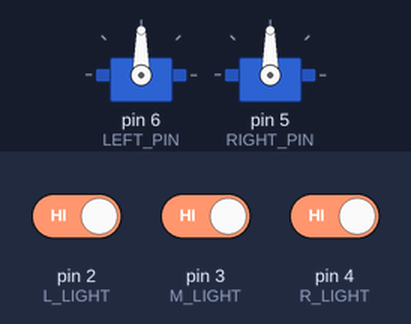
Simulated run of this sketch. Board: Arduino Uno, built with avr-gcc and run on an emulated ATmega328P. Parts: 2 × servo. Inputs (shaded band) come from the test bench; at power-on: pin 2 (L_LIGHT) HIGH, pin 4 (R_LIGHT) HIGH, pin 3 (M_LIGHT) HIGH.

Above: at 1.2 s.
1.3 s: pin 2 (L_LIGHT) driven LOW
At 1.9 s:
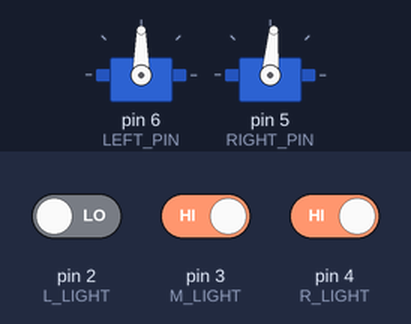
2.8 s: pin 4 (R_LIGHT) driven LOW
At 4.0 s:
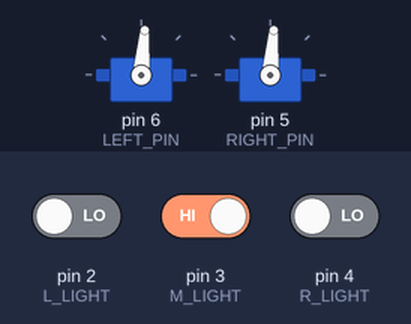
4.3 s: pin 3 (M_LIGHT) driven LOW
At 4.48 s:
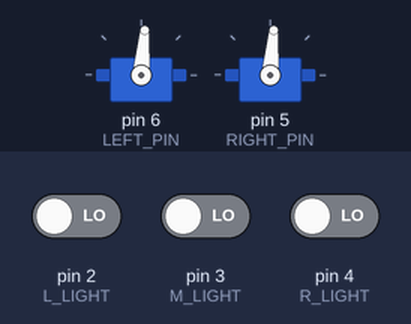
Timing chart, 0 to 13.3 s (numbered marks = the images above; inputs shaded):
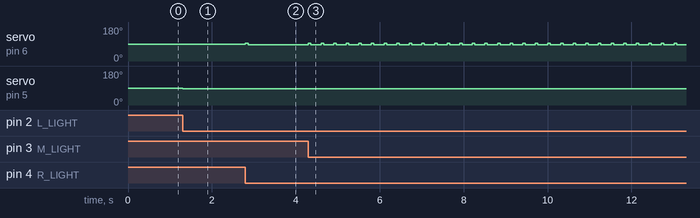

Measured:
- after the input at 1.3 s, servo on pin 5 (RIGHT_PIN): 90° → 85° at once
- after the input at 2.8 s, servo on pin 6 (LEFT_PIN): 90° → 94° at once, → 85° 0.06 s later
- after the input at 4.3 s, servo on pin 6 (LEFT_PIN): alternates 94° for 0.06 s and 85° for 0.24 s, starting at once

The sketch:

PID_Testing.ino
```cpp
#include <Servo.h>

Servo left;
Servo right;

// light sensor constants
// pin constants
const int L_LIGHT    = 2;
const int R_LIGHT    = 4;
const int M_LIGHT    = 3;
const int LEFT_PIN   = 6;
const int RIGHT_PIN  = 5;
const int STOP = 90;
const int BASE_SPEED = 5;
const int K1 = 50;
const int K2 = 30;
int l_light = 0;
int r_light = 0;
int m_light = 0;
int wait = 1000;
int turn_wait = 900;

void setup() {
  Serial.begin(9600); // read analog input
  left.attach(LEFT_PIN);
  right.attach(RIGHT_PIN);


}
// main function
void loop() {
  l_light = digitalRead(L_LIGHT);
  r_light = digitalRead(R_LIGHT);
  m_light = digitalRead(M_LIGHT);

  if (l_light == 0 && r_light == 0) {
      full_left();

  }

  LINE_FOLLOWING(100);

}

void move_forward(){
  left.write(L_FORWARD(100));
  right.write(R_FORWARD(100));
}

void turn_right(){
  left.write(L_FORWARD(100));
  right.write(STOP);
}

void turn_left(){
  left.write(STOP);
  right.write(R_FORWARD(100));
}

void stop_moving(){
  left.write(STOP);
  right.write(STOP);
}


void full_left(){
  move_forward();
  delay(300/BASE_SPEED);
  right.write(R_FORWARD(100));
  left.write(L_BACKWARD(100));
  delay(1200/BASE_SPEED);
  m_light = digitalRead(M_LIGHT);
    while(m_light == 1){ //  not on white
      if(m_light == 0) {
        break;
      }
      m_light = digitalRead(M_LIGHT);
    }
}


int R_FORWARD(int K){
    return 90*(100-K*BASE_SPEED/100)/100;
}


int L_FORWARD(int K){
    return 90+90*(K/100)*BASE_SPEED/(100);
}

int L_BACKWARD(int K){
    return 90*(100-K*BASE_SPEED/100)/100;
}


int R_BACKWARD(int K){
   return 90+90*(K/100)*BASE_SPEED/100;
}

void LINE_FOLLOWING(int TEMP_SPEED){
  l_light = digitalRead(L_LIGHT);
  r_light = digitalRead(R_LIGHT);
  m_light = digitalRead(M_LIGHT);

  //Line Following
  if(m_light ==0 && l_light == 0){
    left.write(L_FORWARD(K1*TEMP_SPEED/100));
    right.write(R_FORWARD(100*TEMP_SPEED/100));
  }else if(m_light ==0 && r_light == 0){
    right.write(R_FORWARD(K1*TEMP_SPEED/100));
    left.write(L_FORWARD(100*TEMP_SPEED/100));
  } else if(l_light ==0){
    left.write(L_FORWARD(K2*TEMP_SPEED/100));
    right.write(R_FORWARD(100*TEMP_SPEED/100));
  } else if(r_light ==0){
    right.write(R_FORWARD(K2*TEMP_SPEED/100));
    left.write(L_FORWARD(100*TEMP_SPEED/100));
  } else if(m_light ==0){
    right.write(R_FORWARD(100*TEMP_SPEED/100));
    left.write(L_FORWARD(100*TEMP_SPEED/100));
  }else {
    stop_moving();
  }
}
```
